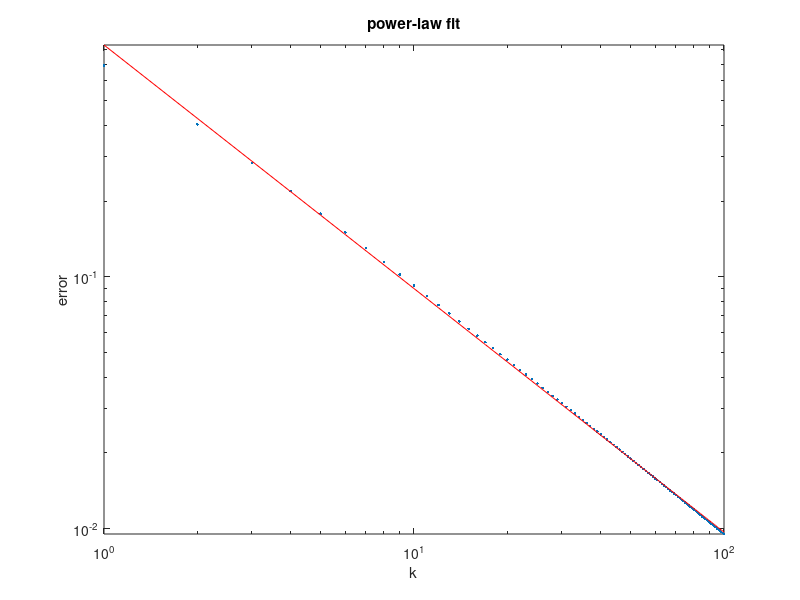

MATLAB code to generate this figure:
%%
% Finding numerical approximations to $\pi$ has fascinated people for
% millenia. One famous formula is
%
% $$ \frac{\pi^2}{6} = 1 + \frac{1}{2^2} + \frac{1}{3^2} + \cdots.$$

%%
% Say $s_k$ is the sum of the first $k$
% terms of the series above, and $p_k = \sqrt{6s_k}$. Here is a fancy way
% to compute these sequences in a compact code.
k = (1:100)';
s = cumsum( 1./k.^2 );   % cumulative summation
p = sqrt(6*s);
plot(k,p,'.-')

%% 
% This graph suggests that $p_k\to\pi$ but doesn't give much information
% about the rate of convergence. Let $\epsilon_k = |\pi - p_k|$ be the
% sequence of errors. By plotting the error sequence on a log-log scale, we 
% can see a nearly linear relationship.
ep = abs(pi-p);    % error sequence
loglog(k,ep,'.'), title('log-log convergence')
xlabel('k'), ylabel('error'),  axis tight    % ignore this line

%%
% This suggests a power-law relationship where $\epsilon_k\approx a k^b$,
% or $\log \epsilon_k \approx b (\log k) + \log a$.
V = [ k.^0, log(k) ];    % fitting matrix
c = V \ log(ep)          % coefficients of linear fit

%%
% In terms of the parameters $a$ and $b$ used above, we have 
a = exp(c(1));  b = c(2),

%%
% It's tempting to conjecture that $b=-1$ asymptotically. Here is how the
% numerical fit compares to the original convergence curve. 
hold on, loglog(k,a*k.^b,'r'), title('power-law fit')
axis tight    % ignore this line
